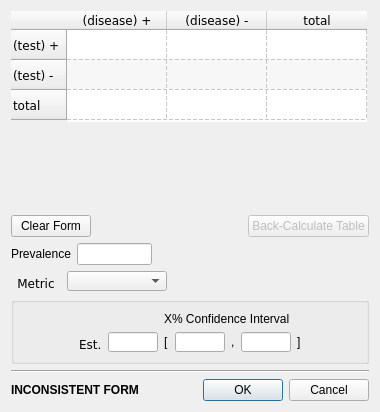
<?xml version="1.0" encoding="UTF-8"?>
<ui version="4.0">
 <class>DiagnosticDataForm</class>
 <widget class="QDialog" name="DiagnosticDataForm">
  <property name="geometry">
   <rect>
    <x>0</x>
    <y>0</y>
    <width>380</width>
    <height>412</height>
   </rect>
  </property>
  <property name="windowTitle">
   <string>Diagnostic Data</string>
  </property>
  <property name="windowIcon">
   <iconset>
    <normaloff>:/misc/meta.ico</normaloff>:/misc/meta.ico</iconset>
  </property>
  <layout class="QVBoxLayout" name="verticalLayout">
   <item>
    <widget class="QTableWidget" name="two_by_two_table">
     <property name="sizePolicy">
      <sizepolicy hsizetype="Fixed" vsizetype="Fixed">
       <horstretch>0</horstretch>
       <verstretch>0</verstretch>
      </sizepolicy>
     </property>
     <property name="minimumSize">
      <size>
       <width>356</width>
       <height>111</height>
      </size>
     </property>
     <property name="maximumSize">
      <size>
       <width>356</width>
       <height>111</height>
      </size>
     </property>
     <property name="font">
      <font>
       <family>Verdana</family>
      </font>
     </property>
     <property name="frameShape">
      <enum>QFrame::NoFrame</enum>
     </property>
     <property name="frameShadow">
      <enum>QFrame::Plain</enum>
     </property>
     <property name="verticalScrollBarPolicy">
      <enum>Qt::ScrollBarAlwaysOff</enum>
     </property>
     <property name="horizontalScrollBarPolicy">
      <enum>Qt::ScrollBarAlwaysOff</enum>
     </property>
     <property name="alternatingRowColors">
      <bool>true</bool>
     </property>
     <property name="gridStyle">
      <enum>Qt::DashLine</enum>
     </property>
     <property name="rowCount">
      <number>3</number>
     </property>
     <property name="columnCount">
      <number>3</number>
     </property>
     <row>
      <property name="text">
       <string>(test) +</string>
      </property>
     </row>
     <row>
      <property name="text">
       <string>(test) -</string>
      </property>
     </row>
     <row>
      <property name="text">
       <string>total</string>
      </property>
     </row>
     <column>
      <property name="text">
       <string>(disease) +</string>
      </property>
     </column>
     <column>
      <property name="text">
       <string>(disease) -</string>
      </property>
     </column>
     <column>
      <property name="text">
       <string>total</string>
      </property>
     </column>
    </widget>
   </item>
   <item>
    <spacer name="verticalSpacer_2">
     <property name="orientation">
      <enum>Qt::Vertical</enum>
     </property>
     <property name="sizeHint" stdset="0">
      <size>
       <width>20</width>
       <height>40</height>
      </size>
     </property>
    </spacer>
   </item>
   <item>
    <layout class="QHBoxLayout" name="horizontalLayout_6">
     <item>
      <widget class="QPushButton" name="clear_Btn">
       <property name="text">
        <string>Clear Form</string>
       </property>
      </widget>
     </item>
     <item>
      <spacer name="horizontalSpacer_5">
       <property name="orientation">
        <enum>Qt::Horizontal</enum>
       </property>
       <property name="sizeHint" stdset="0">
        <size>
         <width>40</width>
         <height>20</height>
        </size>
       </property>
      </spacer>
     </item>
     <item>
      <widget class="QPushButton" name="back_calc_Btn">
       <property name="enabled">
        <bool>false</bool>
       </property>
       <property name="text">
        <string>Back-Calculate Table</string>
       </property>
      </widget>
     </item>
    </layout>
   </item>
   <item>
    <layout class="QHBoxLayout" name="horizontalLayout_3">
     <item>
      <widget class="QLabel" name="prevalence_lbl">
       <property name="text">
        <string>Prevalence</string>
       </property>
       <property name="buddy">
        <cstring>prevalence_txt_box</cstring>
       </property>
      </widget>
     </item>
     <item>
      <widget class="QLineEdit" name="prevalence_txt_box">
       <property name="minimumSize">
        <size>
         <width>75</width>
         <height>0</height>
        </size>
       </property>
       <property name="maximumSize">
        <size>
         <width>75</width>
         <height>16777215</height>
        </size>
       </property>
      </widget>
     </item>
     <item>
      <spacer name="horizontalSpacer_3">
       <property name="orientation">
        <enum>Qt::Horizontal</enum>
       </property>
       <property name="sizeHint" stdset="0">
        <size>
         <width>40</width>
         <height>20</height>
        </size>
       </property>
      </spacer>
     </item>
    </layout>
   </item>
   <item>
    <layout class="QHBoxLayout" name="horizontalLayout_2">
     <item>
      <widget class="QLabel" name="label_13">
       <property name="minimumSize">
        <size>
         <width>50</width>
         <height>0</height>
        </size>
       </property>
       <property name="maximumSize">
        <size>
         <width>50</width>
         <height>20</height>
        </size>
       </property>
       <property name="font">
        <font>
         <family>Verdana</family>
        </font>
       </property>
       <property name="text">
        <string>Metric</string>
       </property>
       <property name="alignment">
        <set>Qt::AlignBottom|Qt::AlignHCenter</set>
       </property>
      </widget>
     </item>
     <item>
      <widget class="QComboBox" name="effect_cbo_box">
       <property name="minimumSize">
        <size>
         <width>100</width>
         <height>20</height>
        </size>
       </property>
       <property name="maximumSize">
        <size>
         <width>76</width>
         <height>20</height>
        </size>
       </property>
      </widget>
     </item>
     <item>
      <spacer name="horizontalSpacer_2">
       <property name="orientation">
        <enum>Qt::Horizontal</enum>
       </property>
       <property name="sizeHint" stdset="0">
        <size>
         <width>40</width>
         <height>20</height>
        </size>
       </property>
      </spacer>
     </item>
    </layout>
   </item>
   <item>
    <widget class="QGroupBox" name="groupBox">
     <property name="title">
      <string/>
     </property>
     <layout class="QGridLayout" name="gridLayout">
      <item row="0" column="0" rowspan="2">
       <spacer name="horizontalSpacer_7">
        <property name="orientation">
         <enum>Qt::Horizontal</enum>
        </property>
        <property name="sizeHint" stdset="0">
         <size>
          <width>26</width>
          <height>20</height>
         </size>
        </property>
       </spacer>
      </item>
      <item row="0" column="2">
       <widget class="QLabel" name="ci_label">
        <property name="toolTip">
         <string>Use the box to the left to set the % confidence interval</string>
        </property>
        <property name="text">
         <string>X% Confidence Interval</string>
        </property>
       </widget>
      </item>
      <item row="0" column="3" rowspan="2">
       <spacer name="horizontalSpacer_6">
        <property name="orientation">
         <enum>Qt::Horizontal</enum>
        </property>
        <property name="sizeHint" stdset="0">
         <size>
          <width>26</width>
          <height>20</height>
         </size>
        </property>
       </spacer>
      </item>
      <item row="1" column="1">
       <layout class="QHBoxLayout" name="horizontalLayout_7">
        <item>
         <widget class="QLabel" name="label_14">
          <property name="minimumSize">
           <size>
            <width>0</width>
            <height>20</height>
           </size>
          </property>
          <property name="maximumSize">
           <size>
            <width>16777215</width>
            <height>20</height>
           </size>
          </property>
          <property name="font">
           <font>
            <family>Verdana</family>
           </font>
          </property>
          <property name="text">
           <string>Est.</string>
          </property>
          <property name="alignment">
           <set>Qt::AlignBottom|Qt::AlignLeading|Qt::AlignLeft</set>
          </property>
         </widget>
        </item>
        <item>
         <widget class="QLineEdit" name="effect_txt_box">
          <property name="minimumSize">
           <size>
            <width>50</width>
            <height>20</height>
           </size>
          </property>
          <property name="maximumSize">
           <size>
            <width>50</width>
            <height>20</height>
           </size>
          </property>
         </widget>
        </item>
       </layout>
      </item>
      <item row="1" column="2">
       <layout class="QHBoxLayout" name="horizontalLayout_5">
        <item>
         <widget class="QLabel" name="label">
          <property name="text">
           <string>[</string>
          </property>
         </widget>
        </item>
        <item>
         <widget class="QLineEdit" name="low_txt_box">
          <property name="minimumSize">
           <size>
            <width>50</width>
            <height>20</height>
           </size>
          </property>
          <property name="maximumSize">
           <size>
            <width>50</width>
            <height>20</height>
           </size>
          </property>
         </widget>
        </item>
        <item>
         <widget class="QLabel" name="label_4">
          <property name="text">
           <string>,</string>
          </property>
         </widget>
        </item>
        <item>
         <widget class="QLineEdit" name="high_txt_box">
          <property name="minimumSize">
           <size>
            <width>50</width>
            <height>20</height>
           </size>
          </property>
          <property name="maximumSize">
           <size>
            <width>50</width>
            <height>20</height>
           </size>
          </property>
         </widget>
        </item>
        <item>
         <widget class="QLabel" name="label_3">
          <property name="text">
           <string>]</string>
          </property>
         </widget>
        </item>
       </layout>
      </item>
     </layout>
     <zorder>ci_label</zorder>
     <zorder>horizontalSpacer_7</zorder>
     <zorder>horizontalSpacer_6</zorder>
    </widget>
   </item>
   <item>
    <widget class="Line" name="line">
     <property name="orientation">
      <enum>Qt::Horizontal</enum>
     </property>
    </widget>
   </item>
   <item>
    <layout class="QHBoxLayout" name="horizontalLayout_4">
     <item>
      <widget class="QLabel" name="inconsistencyLabel">
       <property name="font">
        <font>
         <weight>75</weight>
         <bold>true</bold>
        </font>
       </property>
       <property name="text">
        <string>INCONSISTENT FORM</string>
       </property>
      </widget>
     </item>
     <item>
      <spacer name="horizontalSpacer_4">
       <property name="orientation">
        <enum>Qt::Horizontal</enum>
       </property>
       <property name="sizeHint" stdset="0">
        <size>
         <width>40</width>
         <height>20</height>
        </size>
       </property>
      </spacer>
     </item>
     <item>
      <widget class="QDialogButtonBox" name="buttonBox">
       <property name="orientation">
        <enum>Qt::Horizontal</enum>
       </property>
       <property name="standardButtons">
        <set>QDialogButtonBox::Cancel|QDialogButtonBox::Ok</set>
       </property>
      </widget>
     </item>
    </layout>
   </item>
  </layout>
 </widget>
 <tabstops>
  <tabstop>two_by_two_table</tabstop>
  <tabstop>clear_Btn</tabstop>
  <tabstop>back_calc_Btn</tabstop>
  <tabstop>prevalence_txt_box</tabstop>
  <tabstop>effect_cbo_box</tabstop>
  <tabstop>buttonBox</tabstop>
 </tabstops>
 <resources>
  <include location="../images/icons.qrc"/>
 </resources>
 <connections>
  <connection>
   <sender>buttonBox</sender>
   <signal>accepted()</signal>
   <receiver>DiagnosticDataForm</receiver>
   <slot>accept()</slot>
   <hints>
    <hint type="sourcelabel">
     <x>367</x>
     <y>398</y>
    </hint>
    <hint type="destinationlabel">
     <x>157</x>
     <y>274</y>
    </hint>
   </hints>
  </connection>
  <connection>
   <sender>buttonBox</sender>
   <signal>rejected()</signal>
   <receiver>DiagnosticDataForm</receiver>
   <slot>reject()</slot>
   <hints>
    <hint type="sourcelabel">
     <x>367</x>
     <y>398</y>
    </hint>
    <hint type="destinationlabel">
     <x>286</x>
     <y>274</y>
    </hint>
   </hints>
  </connection>
 </connections>
</ui>
